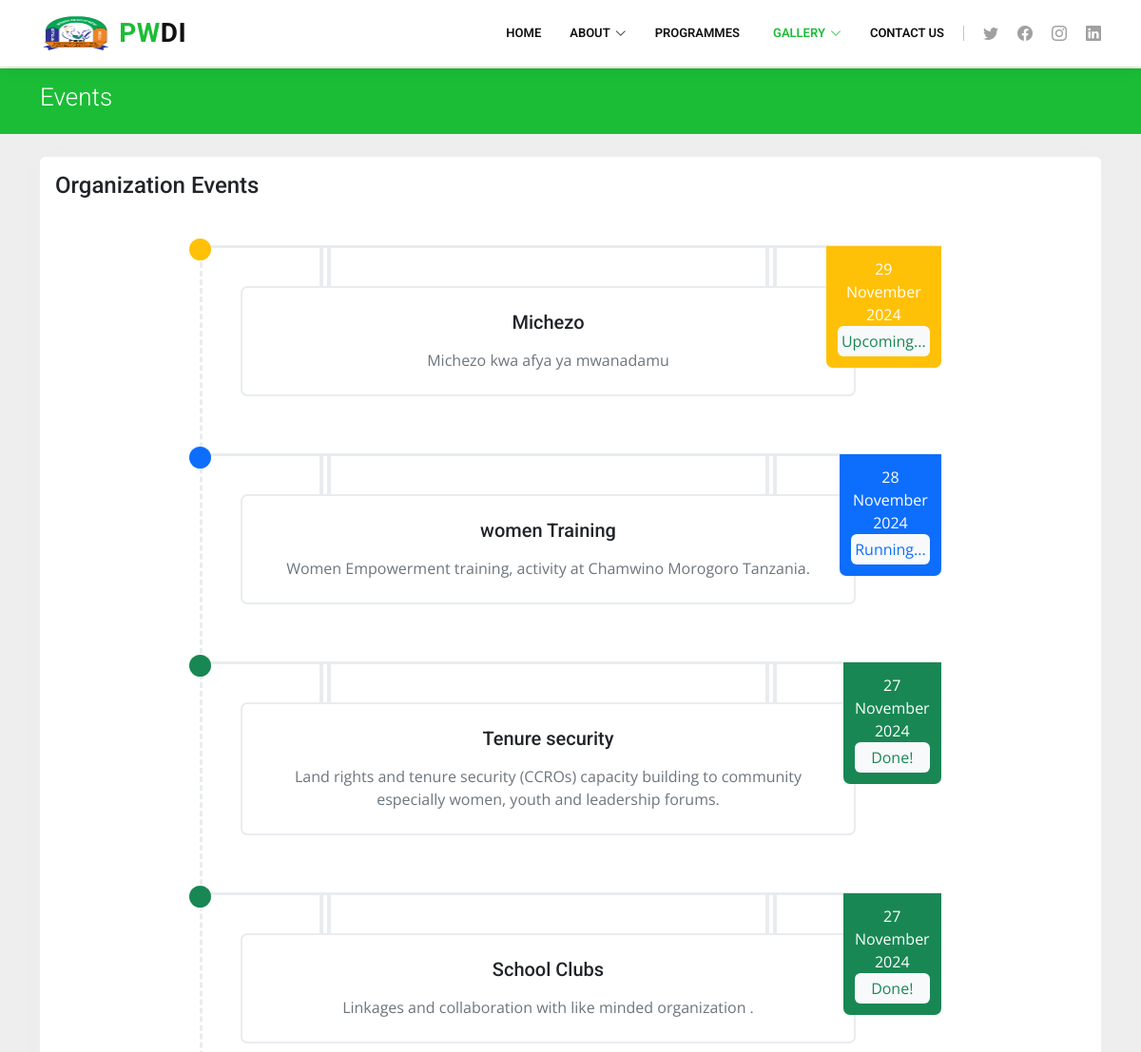
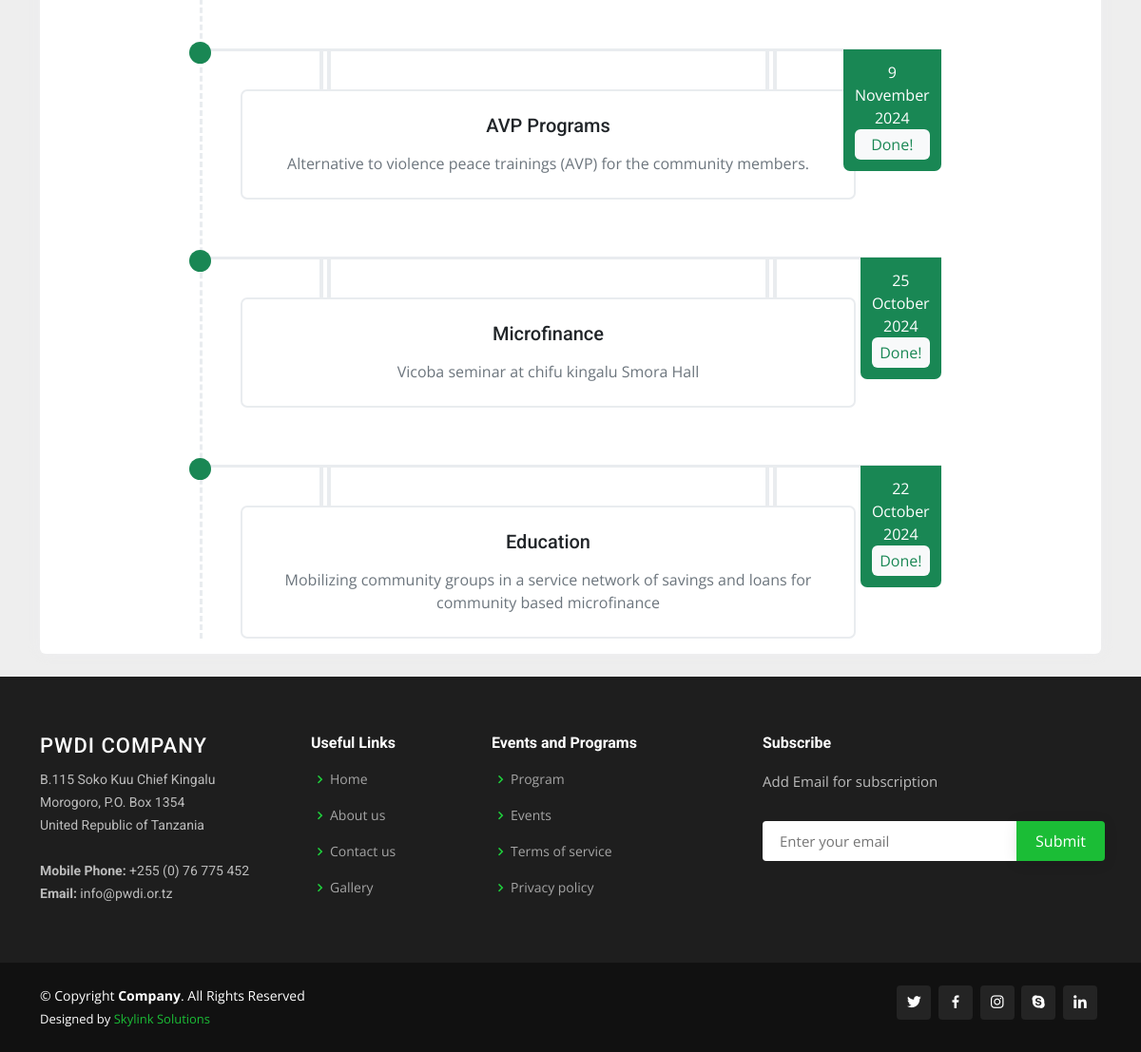
Screenshot of /events.php with the database file from the repository (2 pictures, top to bottom).
### tables this page shows
CREATE TABLE `events` (
  `events_id` int(11) NOT NULL,
  `events_title` varchar(500) NOT NULL,
  `events_description` varchar(500) NOT NULL,
  `events_date` date NOT NULL,
  `events_status` enum('enable','disable') NOT NULL
);

### events.php (the view, shortened to what this page needs)
<?php
include_once "pwdi_db.php";
include "header.php";
?>
<body>
  <section id="breadcrumbs" class="breadcrumbs">
    <div class="container">
      <div class="d-flex justify-content-between align-items-center">
        <h2>Events</h2>
      </div>
    </div>
  </section>
  <br>
  <link rel="stylesheet" href="https://cdnjs.cloudflare.com/ajax/libs/MaterialDesign-Webfont/5.3.45/css/materialdesignicons.min.css" />
  <div class="container" data-aos="fade-up">
    <div class="row">
      <div class="col-lg-12">
        <div class="card">
          <div class="card-body">
            <h4 class="card-title mb-5">Organization Events</h4>
            <div class="row justify-content-center">
              <div class="col-lg-10">
                <ul class="verti-timeline list-unstyled" dir="ltr">
                  <?php
                  $sqli = "SELECT *, YEAR(events_date) AS year, MONTH(events_date) AS month, DAY(events_date) AS day FROM `events` ORDER BY events_date DESC";
                  $result = mysqli_query($conn, $sqli);
                  $count = mysqli_num_rows($result);
                  $i = 1;
                  while ($i <= $count) {
                    while ($row = mysqli_fetch_assoc($result)) {
                      $mon = $row['month'];
                      switch ($mon) {
                        case '10':
                          $month = 'October';
                          break;
                        case '11':
                          $month = 'November';
                          break;
                      }
                  ?>
                      <li class="event-list">
                        <div class="timeline-icon">
                          <?php
                          $pdh = date('Y-m-d');
                          if ($row['events_date'] > $pdh) {
                          ?>
                            <i class="mdi mdi-adjust bg-warning"></i>
                          <?php
                          } else if ($row['events_date'] == $pdh) {
                          ?>
                            <i class="mdi mdi-adjust bg-primary"></i>
                          <?php
                          } else {
                          ?>
                            <i class="mdi mdi-adjust bg-success"></i>
                          <?php
                          }
                          ?>
                        </div>
                        <div class="event-content p-4">
                          <h5 class="mt-0 mb-3 font-18"><?php echo $row['events_title']; ?></h5>
                          <div class="text-muted">
                            <p class="mb-0"><?php echo $row['events_description']; ?></p>
                          </div>
                        </div>
                        <div class="event-date
                            <?php
                            if ($row['events_date'] > $pdh) {
                              echo 'bg-warning';
                            } else if ($row['events_date'] == $pdh) {
                              echo 'bg-primary';
                            } else {
                              echo 'bg-success';
                            }
                            ?>
                            ">
                          <p class="mb-0 text-white-90"><?php echo $row['day']; ?></p>
                          <p class="mb-0 text-white-80"><?php echo $month; ?></p>
                          <p class="mb-0 text-white-60"><?php echo $row['year']; ?></p>
                          <p class="mb-0 btn# btn-light# bg-light rounded p-1 text-white-60 <?php
                                                                      if ($row['events_date'] > $pdh) {
                                                                        echo 'text-success';
                                                                      } else if ($row['events_date'] == $pdh) {
                                                                        echo 'text-primary';
                                                                      } else {
                                                                        echo 'text-success';
                                                                      }
                                                                      ?>"><?php
                                                                          if ($row['events_date'] > $pdh) {
                                                                            echo 'Upcoming...';
                                                                          } else if ($row['events_date'] == $pdh) {
                                                                            echo 'Running...';
                                                                          } else {
                                                                            echo 'Done!';
                                                                          } ?></p>
                        </div>
                      </li>
                  <?php
                      $i++;
                    }
                  }
                  ?>
                </ul>
              </div>
            </div>
          </div>
        </div>
      </div>
    </div>
  </div>
</body>
<?php
include "footer.php"
?>
</html>

### assets/css/style.css (style rules this page uses)
body { font-family: "Open Sans", sans-serif; color: #4d4643; }
h1, h2, h3, h4, h5, h6 { font-family: "Roboto", sans-serif; }
section { padding: 60px 0; overflow: hidden; }
.breadcrumbs { padding: 15px 0; background: #1bbd36; min-height: 40px; margin-top: 72px; }
.breadcrumbs h2 { font-size: 26px; font-weight: 300; color: #fff; }

### events.php (style rules this page uses)
body { background: #eee; margin-top: 20px; }
.verti-timeline { border-left: 3px dashed #e9ecef; margin: 0 10px; }
.verti-timeline .event-list { position: relative; padding: 40px 15px 40px; border-top: 3px solid #e9ecef; }
.verti-timeline .event-list .event-date { position: absolute; right: 0; top: -2px; padding: 12px; color: #fff; border-radius: 0 0 7px 7px; text-align: center; }
.verti-timeline .event-list .event-content { position: relative; border: 2px solid #e9ecef; border-radius: 7px; text-align: center; }
.verti-timeline .event-list .event-content::before { content: ""; position: absolute; height: 40px; width: 75%; top: -42px; left: 0; right: 0; margin: 0 auto; border-left: 12px double #e9ecef; border-right: 12px double #e9ecef; }
.verti-timeline .event-list .timeline-icon { position: absolute; left: -14px; top: -10px; }
.verti-timeline .event-list .timeline-icon i { display: inline-block; width: 23px; height: 23px; line-height: 23px; font-size: 20px; border-radius: 50%; text-align: center; color: #fff; }
.verti-timeline .event-list:last-child { padding-bottom: 0; }
@media (min-width: 769px) { .verti-timeline { margin: 0 60px; } }
@media (min-width: 769px) { .verti-timeline .event-list { padding: 40px 90px 60px 40px; } }
.card { border: none; margin-bottom: 24px; -webkit-box-shadow: 0 0 13px 0 rgba(236, 236, 241, .44); box-shadow: 0 0 13px 0 rgba(236, 236, 241, .44); }

### rows the page displays
events: events_title "Michezo", events_description "Michezo kwa afya ya mwanadamu", day "29", month "November", year "2024", events_date "Upcoming..."
events: events_title "women Training", events_description "Women Empowerment training, activity at Chamwino Morogoro Tanzania.", day "28", month "November", year "2024", events_date "Running..."
events: events_title "Tenure security", events_description "Land rights and tenure security (CCROs) capacity building to community especially women, youth and leadership forums.", day "27", month "November", year "2024", events_date "Done!"
events: events_title "School Clubs", events_description "Linkages and collaboration with like minded organization .", day "27", month "November", year "2024", events_date "Done!"
events: events_title "AVP Programs", events_description "Alternative to violence peace trainings (AVP) for the community members.", day "9", month "November", year "2024", events_date "Done!"
events: events_title "Microfinance", events_description "Vicoba seminar at chifu kingalu Smora Hall", day "25", month "October", year "2024", events_date "Done!"
events: events_title "Education", events_description "Mobilizing community groups in a service network of savings and loans for community based microfinance", day "22", month "October", year "2024", events_date "Done!"
